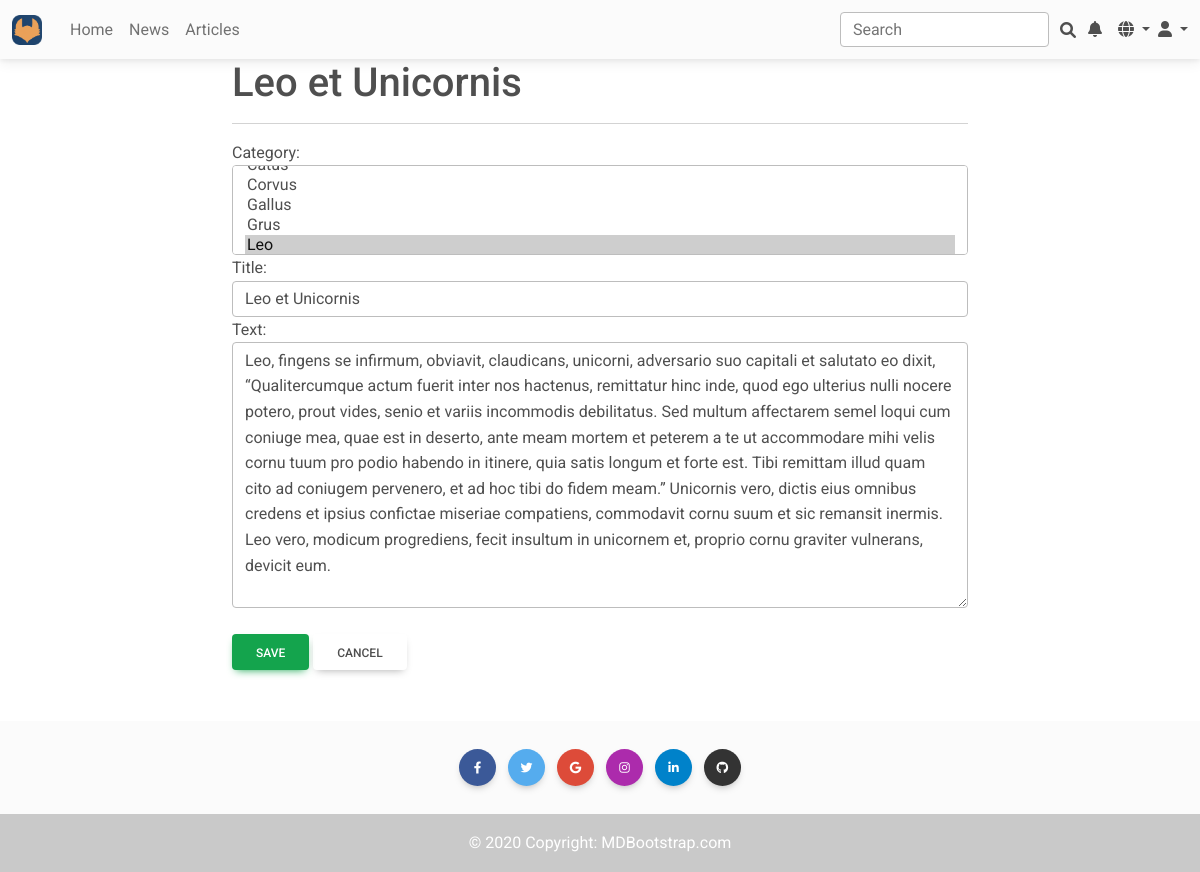
Page /news/2/edit/ (signed in) on the earlier database version.
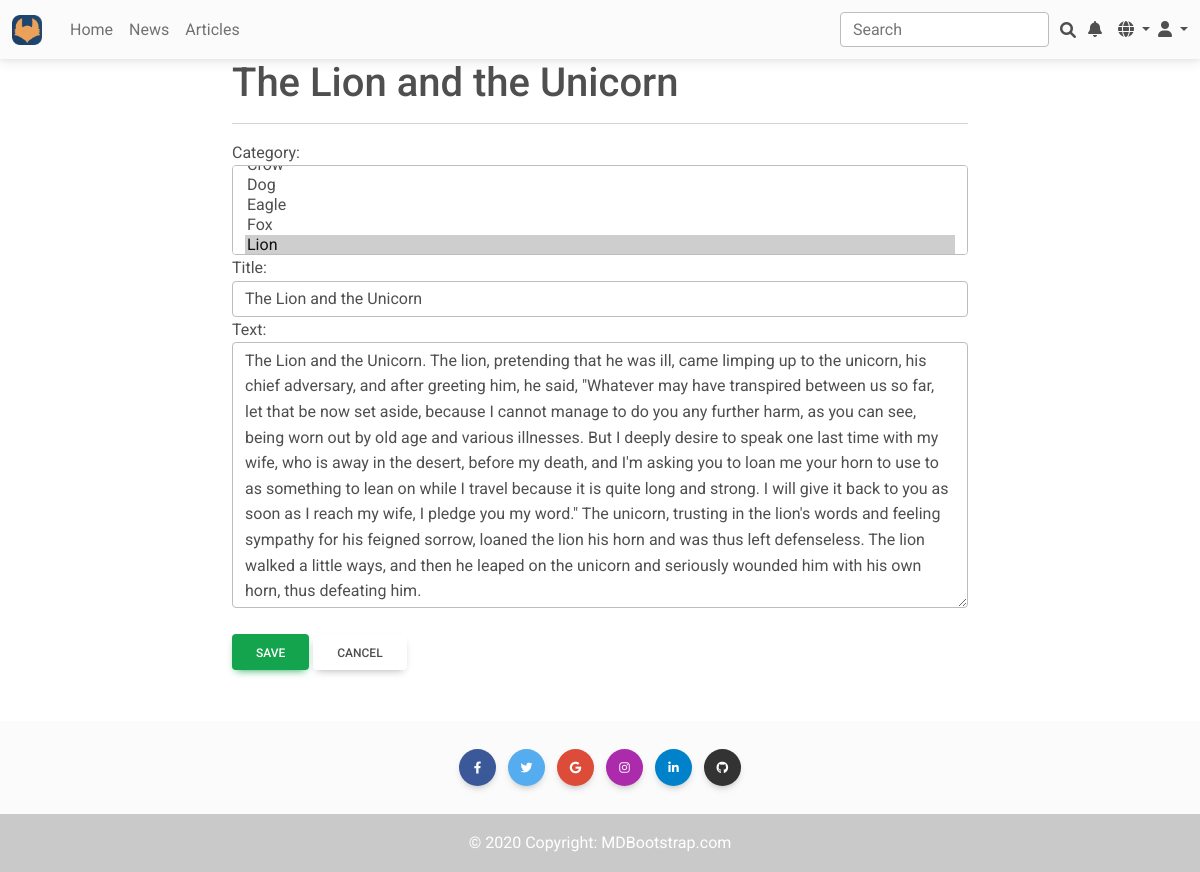
Same page on the later database version.
### news/models.py (models this page shows, shortened)
class Post(models.Model):
    class PostType(models.IntegerChoices):
        ARTICLE = 1
        NEWS = 2
    author = models.ForeignKey(Author, on_delete=models.CASCADE)
    type = models.PositiveSmallIntegerField(choices=PostType.choices, default=PostType.NEWS)
    created = models.DateTimeField(auto_now_add=True)
    category = models.ManyToManyField(Category, through=PostCategory)
    title = models.CharField(max_length=255)
    text = models.TextField()
    votes = GenericRelation(Like, related_query_name='posts')

### news/views.py (the view)
# urls.py: path('<int:pk>/edit/', PostUpdate.as_view(), name='post_edit'),
class PostUpdate(SuccessMessageMixin, PermissionRequiredMixin, LoginRequiredMixin, UpdateView):
    form_class = PostForm
    model = Post
    template_name = 'post_edit.html'
    permission_required = ('news.change_post',)
    success_message = _('Post "%(title)s" was updated successfully')
    def get_context_data(self, **kwargs):
        context = super().get_context_data(**kwargs)
        context['can_post'] = True
        return context

### news/forms.py (shortened to what this page needs)
class PostForm(forms.ModelForm):
    category = forms.ModelMultipleChoiceField(
        queryset=Category.objects.all().order_by('name'), widget=forms.SelectMultiple)
    class Meta:
        model = Post
        fields = ['category', 'title', 'text']

### news/models.py (called while the page is built)
    def __str__(self):
        return f'{self.name}'

### templates/post_edit.html (shortened to what this page needs)
{% extends 'flatpages/default.html' %}
{% load widget_tweaks %}
{% load i18n %}
{% block content %}
<h1>
  {% if post.title %}
    {{ post.title }}
  {% else %}
    {% trans "New post" %}
  {% endif %}
</h1>
<hr>
<form action="" method="post">
  {% for field in form.visible_fields %}
    <div class="form-group">
      {{ field.label_tag }}
      {{ field|add_class:'form-control' }}
    </div>
  {% endfor %}
  <br>
  <div class="form-group">
    {% if can_post %}
    <button type="submit" class="btn btn-success">
      {% trans "Save" %}
    </button>
    {% else %}
    <span class="d-inline-block" data-mdb-placement="top" data-mdb-toggle="popover" data-mdb-content="You have reached the limit of 3 posts per day">
      <button type="submit" class="btn btn-danger" disabled>
        {% trans "Save" %}
      </button>
    </span>
    {% endif %}
    <a href="{{request.META.HTTP_REFERER|escape}}" class="btn btn-default">{% trans "Cancel" %}</a>
  </div>
</form>
<br>
{% endblock content %}

Differences in the rows shown:
changed Post: title "Leo et Unicornis" → "The Lion and the Unicorn"; text "Leo, fingens se infirmum, obviavit, claudicans, unicorni, adversario suo capitali et salutato eo dixit, “Qualitercumque actum fuerit inter nos hactenus, remittatur hinc inde, quod ego ulterius nulli nocere potero, prout vides, senio et variis incommodis debilitatus. Sed multum affectarem semel loqui cum coniuge mea, quae est in deserto, ante meam mortem et peterem a te ut accommodare mihi velis cornu tuum pro podio habendo in itinere, quia satis longum et forte est. Tibi remittam illud quam cito ad coniugem pervenero, et ad hoc tibi do fidem meam.” Unicornis vero, dictis eius omnibus credens et ipsius confictae miseriae compatiens, commodavit cornu suum et sic remansit inermis. Leo vero,…" → "The Lion and the Unicorn. The lion, pretending that he was ill, came limping up to the unicorn, his chief adversary, and after greeting him, he said, \"Whatever may have transpired between us so far, let that be now set aside, because I cannot manage to do you any further harm, as you can see, being worn out by old age and various illnesses. But I deeply desire to speak one last time with my wife, who is away in the desert, before my death, and I'm asking you to loan me your horn to use to as something to lean on while I travel because it is quite long and strong. I will give it back to you as soon as I reach my wife, I pledge you my word.\" The unicorn, trusting in the lion's words and…"
Other differences:
form field category: "Corvus / Gallus / Grus / Leo ☑" → "Dog / Eagle / Fox / Lion ☑"
